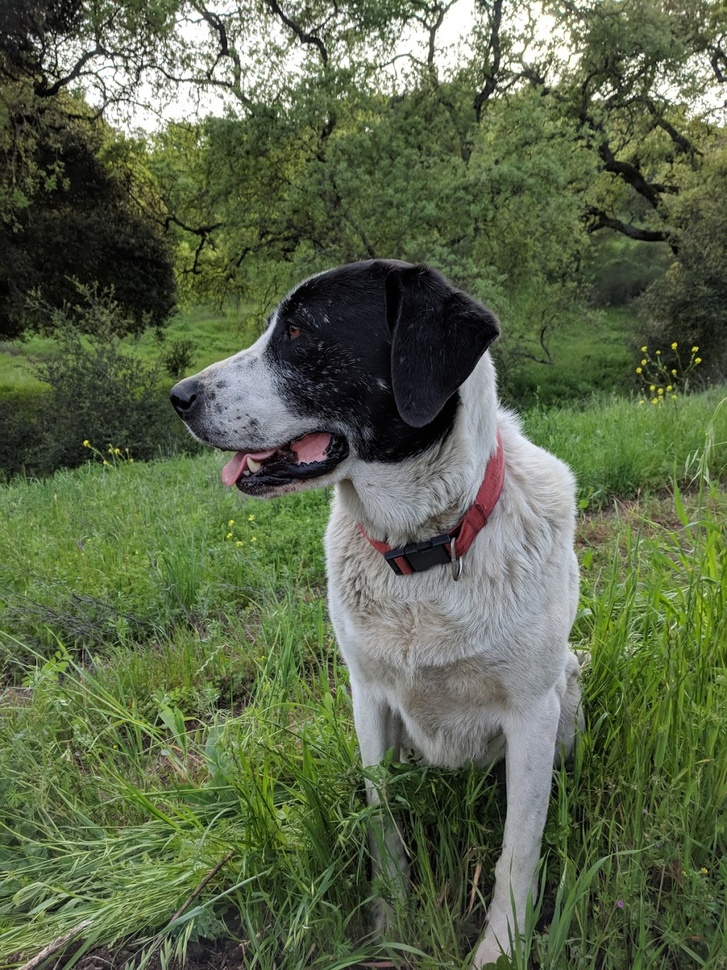
#> input picture DATA/sammy.jpg, 727 x 970 px, shrunk from 1025 x 1367 before the run
$ python template_matching.py
#> lines starting #> are read from the running program, lines starting #| are printed output that depends on the picture
### 5_ObjectDetection/utils.py
from matplotlib import pyplot as plt


def plot_image(image, name, cmap_option=""):
    plt.figure(figsize=(8, 6), dpi=100, num=name)
    if cmap_option == "":
        plt.imshow(image)
    else:
        plt.imshow(image, cmap=cmap_option)


def plot_hist(hist, name):
    plt.figure(figsize=(8, 6), dpi=100, num=name)
    plt.plot(hist)

### 5_ObjectDetection/template_matching.py
import cv2
import numpy as np
from matplotlib import cm, pyplot as plt
from utils import plot_image

full_img = cv2.imread("../DATA/sammy.jpg")
#> full_img is the input picture: shape (970, 727, 3); mean B, G, R 74.2, 102.6, 91.2
full_img = cv2.cvtColor(full_img, cv2.COLOR_BGR2RGB)
plot_image(full_img, "Sammy")

# template image
face = cv2.imread("../DATA/sammy_face.jpg")
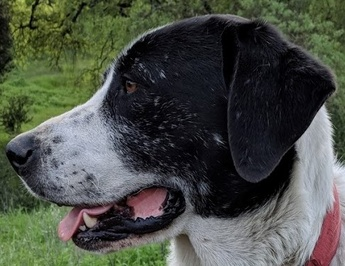
#> input picture DATA/sammy_face.jpg, 345 x 266 px, shrunk from 486 x 375 before the run
#> face is the input picture: shape (266, 345, 3); mean B, G, R 70, 78.7, 74.3
face = cv2.cvtColor(face, cv2.COLOR_BGR2RGB)
plot_image(face, "Sammy Face")
height, width, channels = face.shape
#> height = 266; width = 345; channels = 3

# All the 6 methods for comparison in a list
# Note how we are using strings, later on we'll use the eval() function to convert to function
methods = ['cv2.TM_CCOEFF', 'cv2.TM_CCOEFF_NORMED', 'cv2.TM_CCORR',
           'cv2.TM_CCORR_NORMED', 'cv2.TM_SQDIFF', 'cv2.TM_SQDIFF_NORMED']

for m in methods:
    # create a copy
    full_copy = full_img.copy()

    method = eval(m)

    # template matching
    res = cv2.matchTemplate(full_copy, face, method)  # res is a heat map

    # Get rectangle
    min_val, max_val, min_loc, max_loc = cv2.minMaxLoc(res)
    if method in [cv2.TM_SQDIFF, cv2.TM_SQDIFF_NORMED]:  # These 2 use the min instead of max
        top_left = min_loc
    else:
        top_left = max_loc

    bottom_right = (top_left[0]+width, top_left[1]+height)

    cv2.rectangle(full_copy, top_left, bottom_right, (255, 0, 0), 10)

    print(m)

    # Plot the Images
    plt.figure(figsize=(8, 6), dpi=100, num=m)
    plt.subplot(121)
    plt.title("Result of Template Matching")
    plt.imshow(res)

    plt.subplot(122)
    plt.title("Detected Point")
    plt.imshow(full_copy)
#> this loop made 6 passes
#> (min_val, max_val, min_loc, top_left, bottom_right) on passes 1 to 4: (-369489984, 868099584, (0, 7), (164, 245), (509, 511)), (-0.333, 0.994, (0, 10), (164, 245), (509, 511)), (1.13e+09, 2.63e+09, (47, 150), (237, 465), (582, 731)), (0.5, 0.998, (0, 38), (164, 245), (509, 511))
#> (min_val, max_val, max_loc, top_left, bottom_right) on passes 5 to 6: (11169509, 3.14e+09, (0, 0), (164, 245), (509, 511)), (0.00463, 1, (0, 0), (164, 245), (509, 511))
#> pass 1, `res = cv2.matchTemplate(full_copy, face, method)`:
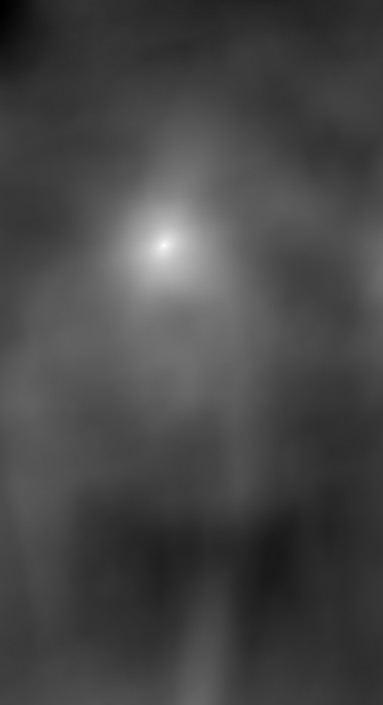
#> res: shape (705, 383) float32; min -369489984, max 868099584, mean -27078770; drawn with min black and max white
#> pass 3, `res = cv2.matchTemplate(full_copy, face, method)`:
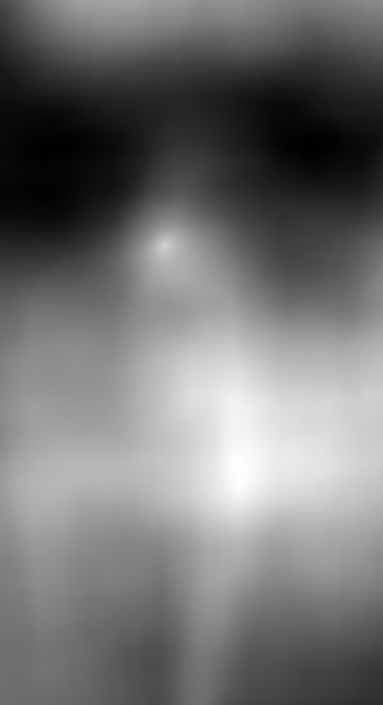
#> res: shape (705, 383) float32; min 1.13e+09, max 2.63e+09, mean 1.81e+09; drawn with min black and max white
#> after the loop:
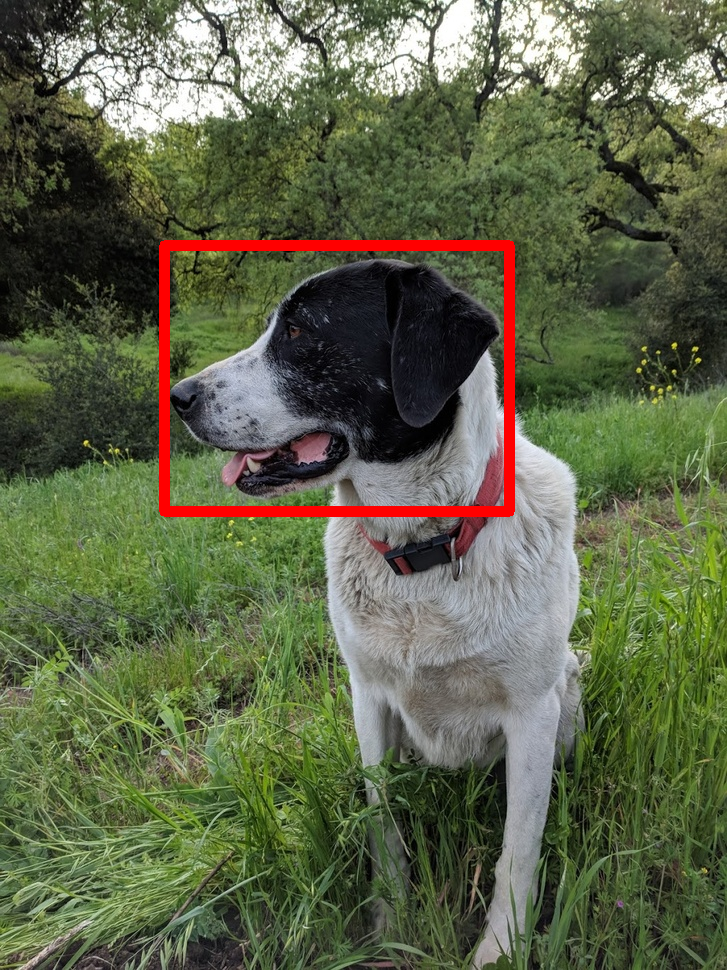
#> full_copy: shape (970, 727, 3); mean R, G, B 94.3, 100.7, 72.8
#> after the loop:
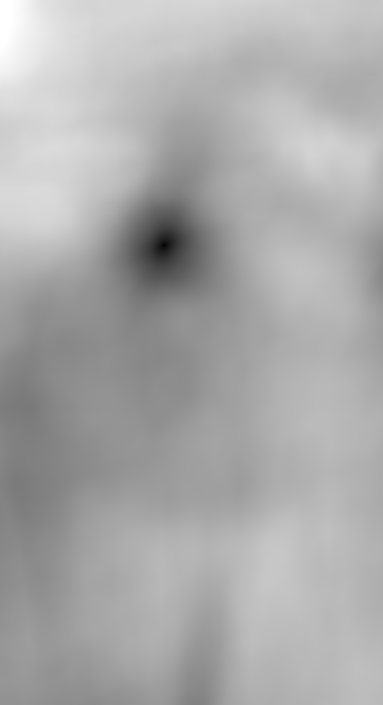
#> res: shape (705, 383) float32; min 0.00463, max 1, mean 0.669

plt.show()
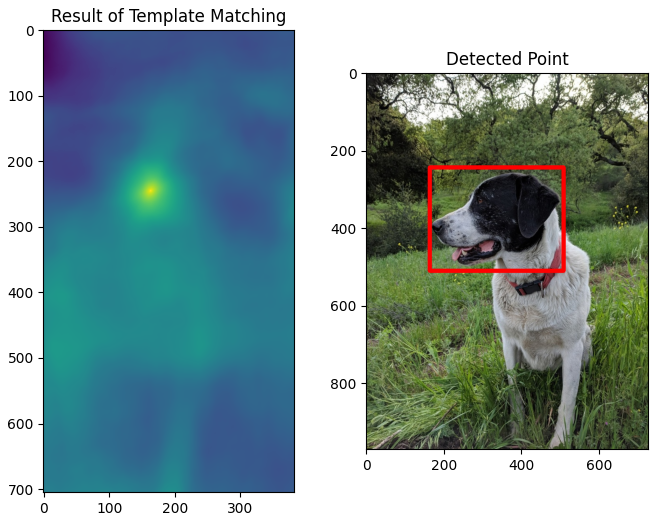
#> figure drawn by matplotlib, 2 panels
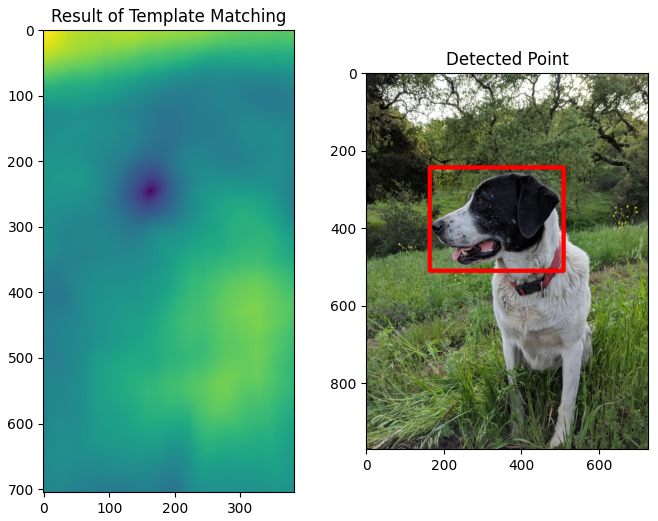
#> figure drawn by matplotlib, 2 panels
